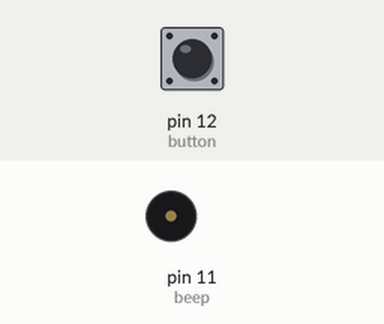
This sketch was run on a simulated Arduino Uno, built with avr-gcc and run on an emulated ATmega328P. On the bench: buzzer (waves = sounding). Inputs (shaded band) come from the test bench; at power-on: pin 12 (button) HIGH.

Above: at 1.2 s.
1.3 s: pin 12 (button) pulled LOW for 0.15 s
At 1.42 s:
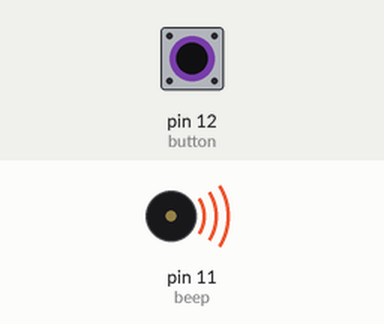
3.0 s: pin 12 (button) pulled LOW for 3.2 s
At 7.7 s:
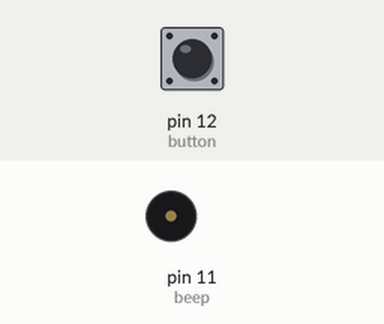
Timing chart, 0 to 9.2 s (numbered marks = the images above; inputs shaded):
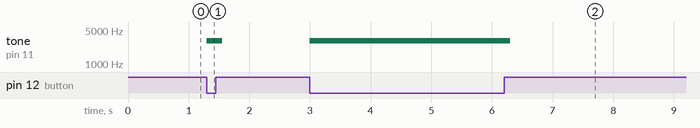

The sketch:

beeper_test.ino
```cpp
int beep=11;
int button=12;

void setup() {
  pinMode(button,INPUT_PULLUP);

}

void loop() {
  if(digitalRead(button)==LOW) {
    tone(beep, 3000, 100);
  }

}
```

Measured:
- after the input at 1.3 s, tone on pin 11 (beep): silent → 3000 Hz at once, → silent 0.25 s later
- after the input at 3.0 s, tone on pin 11 (beep): silent → 3000 Hz at once, → silent 3.3 s later
